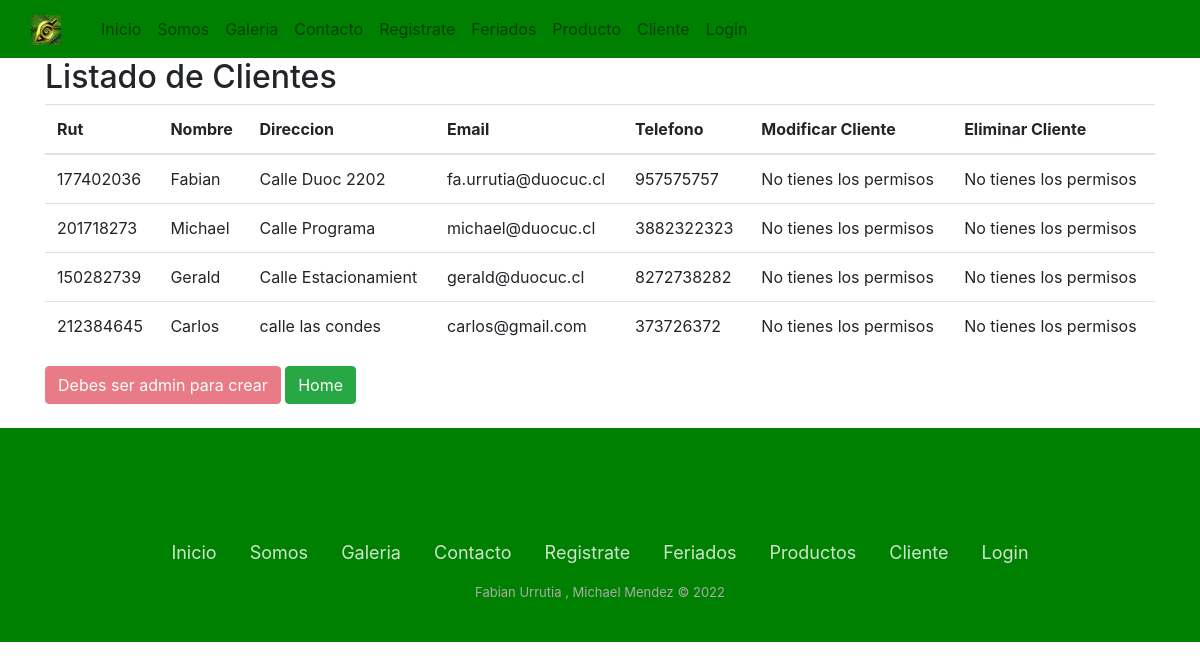
The page /mostrarCliente on the database as committed earlier.
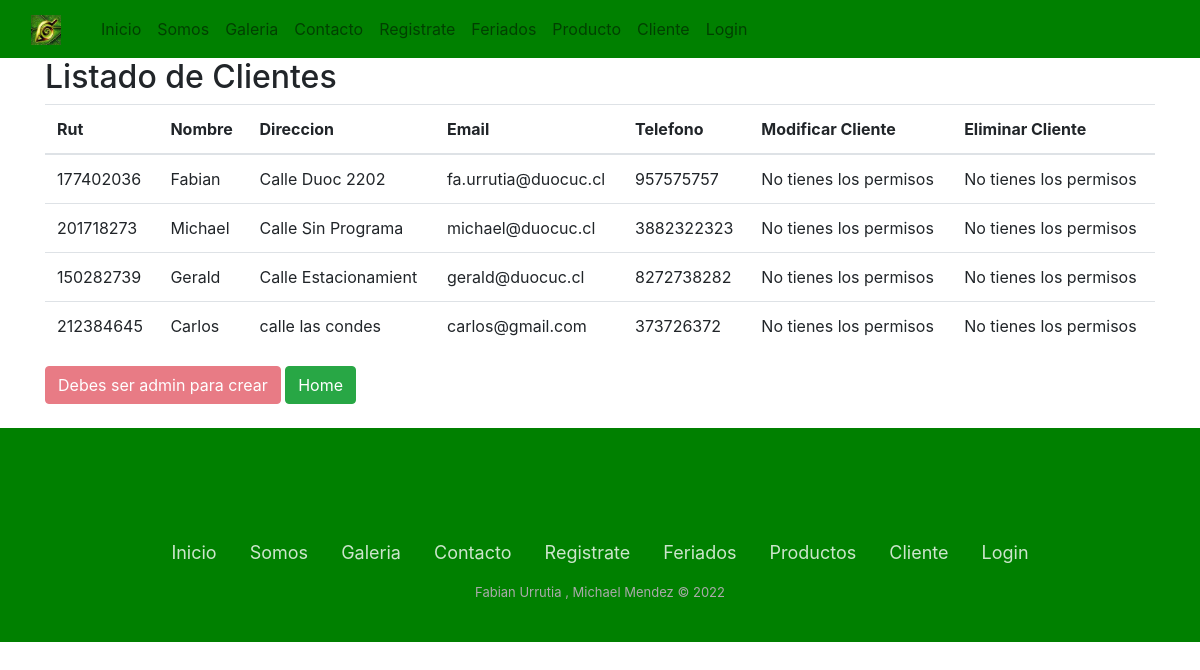
The same page on the database as committed later.
### store/models.py (models this page shows, shortened)
class Cliente(models.Model):
    rut = models.CharField(max_length=9, primary_key=True, verbose_name='Rut')
    nombre= models.CharField(max_length=20, verbose_name='Nombre', null=True)
    direccion=models.CharField(max_length=20, verbose_name='Direccion', null=True)
    email=models.CharField(max_length=20, verbose_name='Email', null=True)
    telefono=models.CharField(max_length=20, verbose_name='Telefono', null=True)

### store/views.py (the view)
def mostrarCliente(request):
    cliente = Cliente.objects.all()
    datos = {
        'cliente' : cliente
    }
    return render(request, 'mostrarCliente.html', datos)

### store/templates/mostrarCliente.html (shortened to what the changed rows need)
<!DOCTYPE html>
<html lang="en">
<head>
    {% load static %}
    <link rel="stylesheet" href="{% static 'css/style.css' %}">
    <link rel="stylesheet" href="https://cdn.jsdelivr.net/npm/bootstrap@4.6.1/dist/css/bootstrap.min.css">
</head>
<body>
    <div class="container">
        <h2>Listado de Clientes</h2>
        <table class="table">
            <thead>
                <tr>
                    <th>Rut</th>
                    <th>Nombre</th>
                    <th>Direccion</th>
                    <th>Email</th>
                    <th>Telefono</th>
                    <th>Modificar Cliente</th>
                    <th>Eliminar Cliente</th>
                </tr>
            </thead>
            <tbody>
                {% for ve in cliente %}
                <tr>
                    <td> {{ ve.rut }}</td>
                    <td> {{ ve.nombre }}</td>
                    <td> {{ ve.direccion }}</td>
                    <td> {{ ve.email }}</td>
                    <td> {{ ve.telefono }}</td>
                    {% if user.is_authenticated and user.is_staff %}
                    <td> <a href="{% url 'form_mod_cliente' ve.rut %}" class="btn btn-primary"> Modificar</a></td>
                    <td> <a href="{% url 'form_del_cliente' ve.rut %}" class="btn btn-danger"> Eliminar</a></td>
                    {% else %}
                    <td> <a > No tienes los permisos</a></td>
                    <td> <a > No tienes los permisos</a></td>
                    {% endif %}
                </tr>
                {% endfor %}
            </tbody>
        </table>
    </div>
</body>
</html>

Rows that differ between the two databases and show on the page:
changed Cliente "Michael": direccion "Calle Programa" → "Calle Sin Programa"
